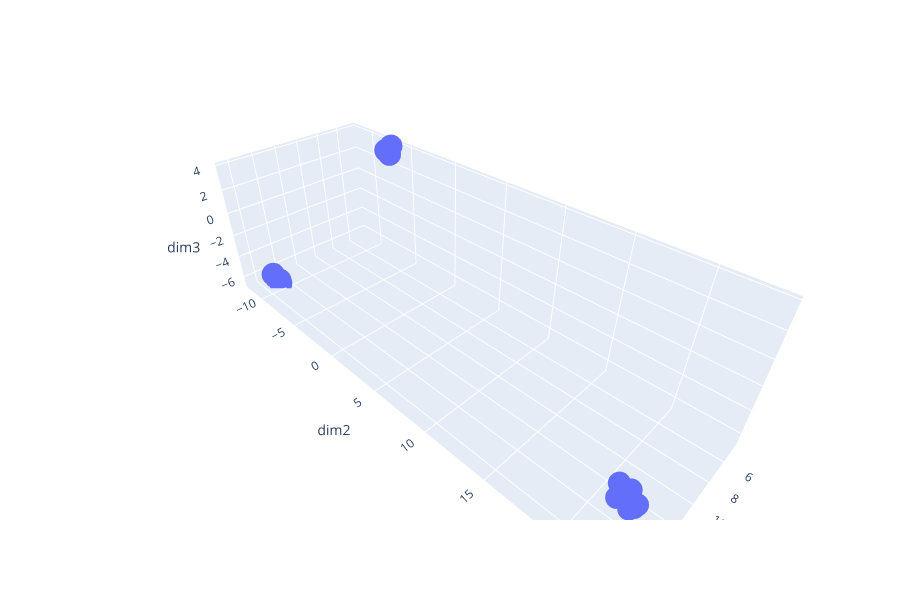

Here is the notebook cell this chart was saved with:
### Code cell
#get_dist_mat(df_emb,'cosine')
plot_umap(df_emb_normalised.values, n_dims=3)

### Figure 1 — Plotly figure (JSON) as saved in the notebook; plotly's stock layout.template omitted (floating-point values rounded to 4 significant figures)
{"data": [{"hoverlabel": {"namelength": 0}, "hovertemplate": "<b>%{hovertext}</b><br><br>dim1=%{x}<br>dim2=%{y}<br>dim3=%{z}", "hovertext": ["big", "cute", "<EOL>", "dog", "fun", "withdraw", "cat", "happy", "fluffy", "bank", "put", "good", "small", "money", "deposit", "<SOL>"], "legendgroup": "", "marker": {"color": "#636efa", "symbol": "circle"}, "mode": "markers", "name": "", "showlegend": false, "type": "scatter3d", "x": [14.88, 16.26, 14.72, 16.06, 16.63, 4.786, 15.88, 16.55, 16.38, 4.921, 5.201, 14.94, 15.61, 4.885, 4.56, 14.88], "y": [-10.51, 22.85, -10.93, 23.09, 22.82, -7.588, 22.01, 23.13, 22.24, -6.704, -6.608, -11.51, 22.51, -7.007, -7.255, -11.13], "z": [-6.678, -2.124, -6.642, -1.765, -1.181, 3.237, -1.443, -1.403, -1.784, 3.878, 3.369, -6.201, -1.721, 3.078, 3.491, -6.431]}], "layout": {"height": 600, "legend": {"tracegroupgap": 0}, "margin": {"t": 60}, "scene": {"xaxis": {"title": {"text": "dim1"}}, "yaxis": {"title": {"text": "dim2"}}, "zaxis": {"title": {"text": "dim3"}}}}}
